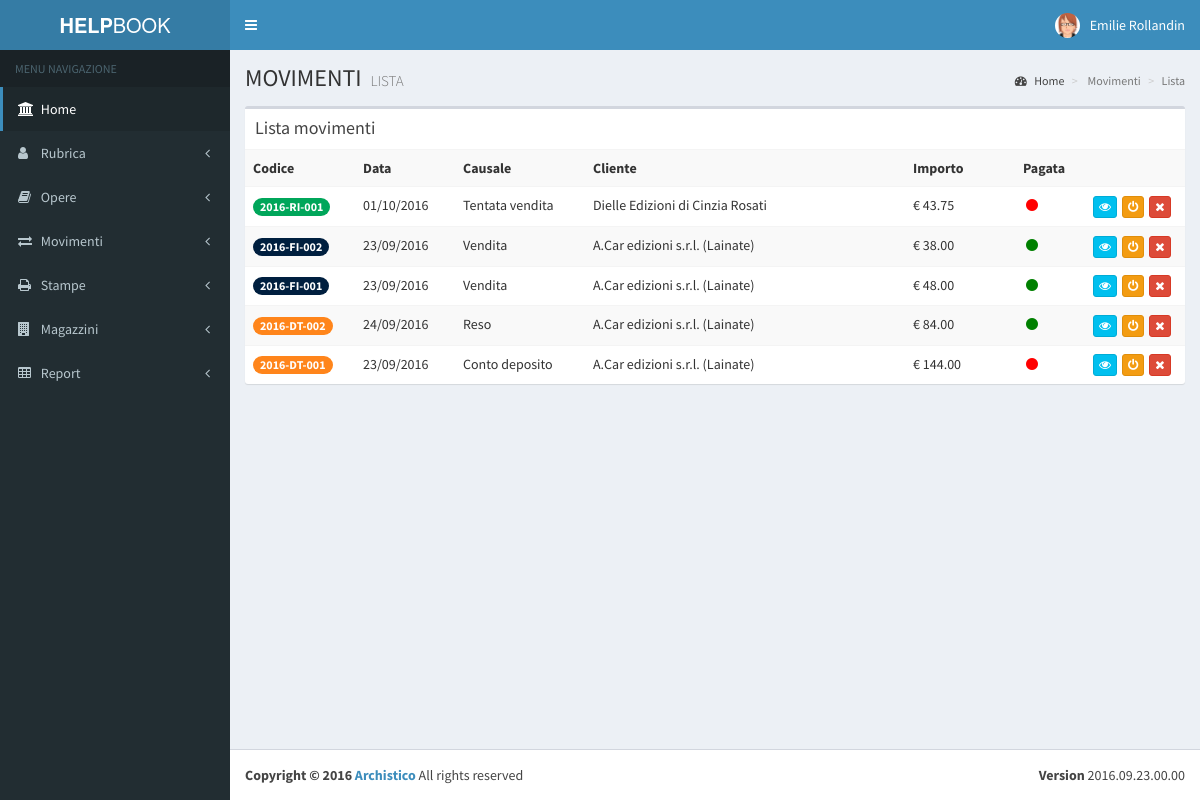
/movimentilista.php, run on the app's committed database.
### tables this page shows
CREATE TABLE `movimenti` (
  `idmovimento` int(11) NOT NULL,
  `fktipologia` int(11) NOT NULL,
  `fkcausale` int(11) NOT NULL,
  `numero` int(11) NOT NULL,
  `anno` int(11) NOT NULL,
  `riferimento` varchar(50) NOT NULL,
  `fksoggetto` int(11) NOT NULL,
  `movimentodata` date NOT NULL,
  `pagamentoentro` date NOT NULL,
  `pagata` tinyint(1) NOT NULL,
  `fkpagamentotipologia` int(11) NOT NULL,
  `datapagamento` date DEFAULT NULL,
  `spedizionecosto` double NOT NULL,
  `spedizionesconto` double NOT NULL,
  `fkaspetto` int(11) NOT NULL,
  `fktrasporto` int(11) NOT NULL,
  `fkmagazzino` int(11) NOT NULL,
  `note` varchar(255) NOT NULL DEFAULT '-',
  `chiuso` tinyint(1) NOT NULL DEFAULT '0',
  `cancellato` tinyint(1) NOT NULL DEFAULT '0'
);

CREATE TABLE `movimentitipologia` (
  `idmovimentotipologia` int(11) NOT NULL,
  `movimentotipologia` varchar(50) NOT NULL,
  `codice` varchar(5) NOT NULL,
  `cancellato` tinyint(1) NOT NULL DEFAULT '0'
);

CREATE TABLE `movimenticausale` (
  `idmovimentocausale` int(11) NOT NULL,
  `movimentocausale` varchar(100) NOT NULL,
  `cancellato` tinyint(1) NOT NULL DEFAULT '0'
);

CREATE TABLE `soggetti` (
  `idsoggetto` int(11) NOT NULL,
  `fktipologia` int(11) NOT NULL,
  `denominazione` varchar(255) NOT NULL,
  `telefono` varchar(50) NOT NULL,
  `cellulare` varchar(50) NOT NULL,
  `piva` varchar(50) NOT NULL,
  `codicefiscale` varchar(50) NOT NULL,
  `email` varchar(255) NOT NULL,
  `indirizzo` varchar(255) NOT NULL,
  `cap` varchar(50) NOT NULL,
  `comune` varchar(255) NOT NULL,
  `provincia` varchar(50) NOT NULL,
  `note` varchar(255) NOT NULL,
  `cancellato` tinyint(1) NOT NULL DEFAULT '0'
);

### php/movimenti.php (the view, shortened to what this page needs)
<?php
function movimentiListaTabella() {
  try {
    $db = new PDO("mysql:host=" . $dbhost . ";dbname=" . $dbname, $dbuser, $dbpswd);
    $db->setAttribute(PDO::ATTR_ERRMODE, PDO::ERRMODE_WARNING);
    $db->setAttribute(PDO::ATTR_DEFAULT_FETCH_MODE, PDO::FETCH_OBJ);
    $db->setAttribute(PDO::MYSQL_ATTR_INIT_COMMAND, 'SET NAMES UTF8');
    $result = $db->query('SELECT movimenti.idmovimento, movimenti.numero, movimenti.anno, movimenti.movimentodata, movimenti.pagata, movimenti.chiuso, soggetti.denominazione, soggetti.comune, movimentitipologia.codice, movimentitipologia.movimentotipologia, movimenticausale.movimentocausale, pagamentitipologia.pagamentotipologia FROM movimenti INNER JOIN movimentitipologia ON movimenti.fktipologia=movimentitipologia.idmovimentotipologia INNER JOIN movimentiaspetto ON movimenti.fkaspetto=movimentiaspetto.idmovimentoaspetto INNER JOIN movimentitrasporto ON movimenti.fktrasporto=movimentitrasporto.idmovimentotrasporto INNER JOIN soggetti ON movimenti.fksoggetto=soggetti.idsoggetto INNER JOIN pagamentitipologia ON movimenti.fkpagamentotipologia=pagamentitipologia.idpagamentotipologia INNER JOIN movimenticausale ON movimenti.fkcausale=movimenticausale.idmovimentocausale WHERE movimenti.cancellato=0 ORDER BY movimenti.anno DESC, movimenti.fktipologia DESC, movimenti.numero DESC');
    foreach ($result as $row) {
      $row = get_object_vars($row);
      print "<tr>\n";
      $num_padded = sprintf("%03d", $row['numero']);
      print "<td>";
      switch ($row['codice']) {
        case 'DT':
        print "<span class='badge bg-orange'>" . $row['anno'] . "-" . $row['codice'] . "-" . $num_padded . "</span>\n";
        break;
        case 'FI':
        print "<span class='badge bg-navy'>" . $row['anno'] . "-" . $row['codice'] . "-" . $num_padded . "</span>\n";
        break;
        case 'RI':
        print "<span class='badge bg-green'>" . $row['anno'] . "-" . $row['codice'] . "-" . $num_padded . "</span>\n";
        break;
      }
      print "</td>";
      $movimentodata = DateTime::createFromFormat('Y-m-d', $row['movimentodata']);
      if($row['chiuso']==1){
        print "<td><s>" . $movimentodata->format('d/m/Y') . "</s></td>\n";
      } else {
        print "<td>" . $movimentodata->format('d/m/Y') . "</td>\n";
      }
      if($row['chiuso']==1){
        print "<td><s>" . $row['movimentocausale'] . "</s></td>\n";
      } else {
        print "<td>" . $row['movimentocausale'] . "</td>\n";
      }
      if($row['comune']) {
        if($row['chiuso']==1){
          print "<td><s>" . $row['denominazione'] . " (". $row['comune'] .")</s></td>\n";
        } else {
          print "<td>" . $row['denominazione'] . " (". $row['comune'] .")</td>\n";
        }
      } else {
        if($row['chiuso']==1){
          print "<td><s>" . $row['denominazione'] . "</s></td>\n";
        } else {
          print "<td>" . $row['denominazione'] . "</td>\n";
        }
      }
      if($row['chiuso']==1){
        print "<td><s>&euro; " . movimentoDettaglioImportoTotale($row['idmovimento']) . "</s></td>\n";
      } else {
        print "<td>&euro; " . movimentoDettaglioImportoTotale($row['idmovimento']) . "</td>\n";
      }
      if($row['pagata']) {
        print "<td><i class = 'fa fa-fw fa-circle' style = 'color:green'></i></td>\n";
      } else {
        print "<td><i class = 'fa fa-fw fa-circle' style = 'color:red'></i></td>\n";
      }
      print "<td><a class='btn btn-xs btn-info' href='movimentovisualizza.php?idmovimento=".$row['idmovimento']."' role='button' style='margin-right: 5px'><i class = 'fa fa-eye'></i></a><a class='btn btn-xs btn-warning' href='movimentochiudi.php?idmovimento=".$row['idmovimento']."' role='button' style='margin-right: 5px'><i class = 'fa fa-power-off'></i></a><a class='btn btn-xs btn-danger' href='movimentocancella.php?idmovimento=".$row['idmovimento']."' role='button'><i class = 'fa fa-remove'></i></a></td>\n";
      print "</tr>\n";
    }
  } catch (PDOException $e) {
    throw new PDOException("Error  : " . $e->getMessage());
  }
}
function movimentoDettaglioImportoTotale($idmovimento) {
  try {
    $db = new PDO("mysql:host=" . $dbhost . ";dbname=" . $dbname, $dbuser, $dbpswd);
    $db->setAttribute(PDO::ATTR_ERRMODE, PDO::ERRMODE_WARNING);
    $db->setAttribute(PDO::ATTR_DEFAULT_FETCH_MODE, PDO::FETCH_OBJ);
    $db->setAttribute(PDO::MYSQL_ATTR_INIT_COMMAND, 'SET NAMES UTF8');
    $totale = 0;
    $result = $db->query('SELECT libri.prezzo, movimentidettaglio.quantita, movimentidettaglio.sconto FROM movimentidettaglio INNER JOIN libri ON movimentidettaglio.fklibro = libri.idlibro WHERE libri.cancellato = 0 && movimentidettaglio.fkmovimento='.$idmovimento);
    foreach ($result as $row) {
      $row = get_object_vars($row);
      $quantita = $row['quantita'];
      $prezzo = $row['prezzo'];
      $sconto = $row['sconto'];
      $prezzoscontato = $prezzo *(1 - $sconto/100);
      $subtotale = $prezzoscontato * $quantita;
      $totale += $subtotale;
    }
    return number_format($totale, 2);
  } catch (PDOException $e) {
    throw new PDOException("Error  : " . $e->getMessage());
  }
}

### data on the page
movimenti: anno "2016", movimentitipologia.codice "RI", numero "001", movimentodata "01/10/2016", movimenticausale.movimentocausale "Tentata vendita", soggetti.denominazione "Dielle Edizioni di Cinzia Rosati", idmovimento "43.75", pagata 0 (drawn)
movimenti: anno "2016", movimentitipologia.codice "FI", numero "002", movimentodata "23/09/2016", movimenticausale.movimentocausale "Vendita", soggetti.denominazione "A.Car edizioni s.r.l.", soggetti.comune "Lainate", idmovimento "38.00", pagata 1 (drawn)
movimenti: anno "2016", movimentitipologia.codice "FI", numero "001", movimentodata "23/09/2016", movimenticausale.movimentocausale "Vendita", soggetti.denominazione "A.Car edizioni s.r.l.", soggetti.comune "Lainate", idmovimento "48.00", pagata 1 (drawn)
movimenti: anno "2016", movimentitipologia.codice "DT", numero "002", movimentodata "24/09/2016", movimenticausale.movimentocausale "Reso", soggetti.denominazione "A.Car edizioni s.r.l.", soggetti.comune "Lainate", idmovimento "84.00", pagata 1 (drawn)
movimenti: anno "2016", movimentitipologia.codice "DT", numero "001", movimentodata "23/09/2016", movimenticausale.movimentocausale "Conto deposito", soggetti.denominazione "A.Car edizioni s.r.l.", soggetti.comune "Lainate", idmovimento "144.00", pagata 0 (drawn)
